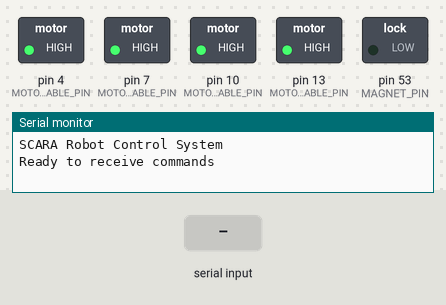
A sketch run on a simulated Arduino Mega 2560, built with avr-gcc and run on an emulated ATmega2560. On the bench: switched loads named in the sketch (green lamp = pin HIGH), the last lines printed to the serial monitor. The inputs (shaded band) are chosen by the test bench.

Above: at 1.2 s.
1.3 s: "M,90\n" received over Serial
At 2.1 s:
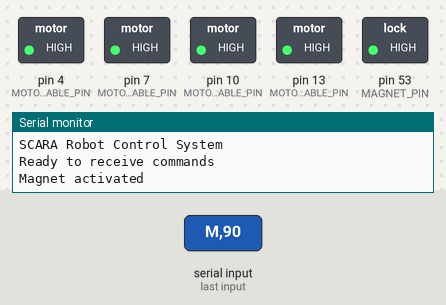
2.8 s: "M,\n" received over Serial
At 3.3 s:
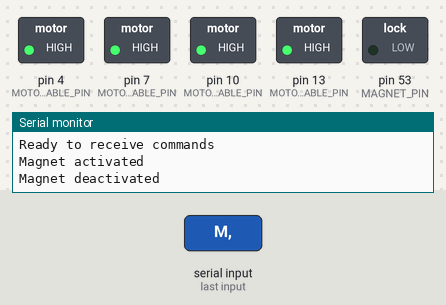
Timing chart, 0 to 5.8 s (numbered marks = the images above; inputs shaded):
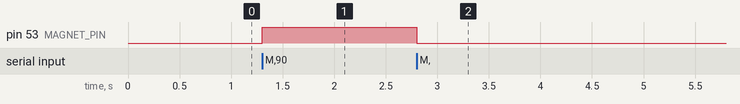

The sketch:

arduino_scara.ino
```cpp
// SCARA Robot Control Firmware for Arduino Mega
// Controls 4 stepper motors and a magnet end effector

#include <AccelStepper.h>

// Define stepper motor pins
// Motor 0: Base Rotation
#define MOTOR0_STEP_PIN 2
#define MOTOR0_DIR_PIN 3
#define MOTOR0_ENABLE_PIN 4

// Motor 1: Shoulder
#define MOTOR1_STEP_PIN 5
#define MOTOR1_DIR_PIN 6
#define MOTOR1_ENABLE_PIN 7

// Motor 2: Elbow
#define MOTOR2_STEP_PIN 8
#define MOTOR2_DIR_PIN 9
#define MOTOR2_ENABLE_PIN 10

// Motor 3: Z-Axis
#define MOTOR3_STEP_PIN 11
#define MOTOR3_DIR_PIN 12
#define MOTOR3_ENABLE_PIN 13

// Magnet pin
#define MAGNET_PIN 53

// Create stepper instances
AccelStepper stepper0(AccelStepper::DRIVER, MOTOR0_STEP_PIN, MOTOR0_DIR_PIN);
AccelStepper stepper1(AccelStepper::DRIVER, MOTOR1_STEP_PIN, MOTOR1_DIR_PIN);
AccelStepper stepper2(AccelStepper::DRIVER, MOTOR2_STEP_PIN, MOTOR2_DIR_PIN);
AccelStepper stepper3(AccelStepper::DRIVER, MOTOR3_STEP_PIN, MOTOR3_DIR_PIN);

// Array of stepper pointers for easier access
AccelStepper* steppers[4] = {&stepper0, &stepper1, &stepper2, &stepper3};

// Variables for command parsing
String inputString = "";
boolean stringComplete = false;

void setup() {
  // Initialize serial communication
  Serial.begin(115200);
  Serial.println("SCARA Robot Control System");
  Serial.println("Ready to receive commands");

  // Reserve memory for input string
  inputString.reserve(64);

  // Configure stepper motors
  for (int i = 0; i < 4; i++) {
    steppers[i]->setMaxSpeed(1000);    // Maximum speed in steps per second
    steppers[i]->setAcceleration(500); // Acceleration in steps per second per second
    steppers[i]->disableOutputs();     // Disable outputs initially to save power
  }

  // Configure enable pins
  pinMode(MOTOR0_ENABLE_PIN, OUTPUT);
  pinMode(MOTOR1_ENABLE_PIN, OUTPUT);
  pinMode(MOTOR2_ENABLE_PIN, OUTPUT);
  pinMode(MOTOR3_ENABLE_PIN, OUTPUT);

  // Configure magnet pin
  pinMode(MAGNET_PIN, OUTPUT);
  digitalWrite(MAGNET_PIN, LOW); // Magnet off initially

  // Disable all motors initially
  disableAllMotors();
}

void loop() {
  // Process any complete commands
  if (stringComplete) {
    processCommand(inputString);

    // Clear the string for the next command
    inputString = "";
    stringComplete = false;
  }

  // Run the steppers
  for (int i = 0; i < 4; i++) {
    if (steppers[i]->isRunning()) {
      steppers[i]->run();
    } else {
      // Disable motor when not moving to save power
      if (digitalRead(getEnablePin(i)) == LOW) {
        digitalWrite(getEnablePin(i), HIGH); // HIGH disables the motor (depends on your driver)
      }
    }
  }
}

// Process incoming serial data
void serialEvent() {
  while (Serial.available()) {
    char inChar = (char)Serial.read();

    // Add character to input string
    if (inChar != '\n') {
      inputString += inChar;
    }
    // End of command
    else {
      stringComplete = true;
    }
  }
}

// Process the received command
void processCommand(String command) {
  // Trim any whitespace
  command.trim();

  // Check if it's a magnet command
  if (command.startsWith("M,")) {
    // Format: M,STATE (1 or 0)
    int commaIndex = command.indexOf(',');
    if (commaIndex != -1) {
      String stateStr = command.substring(commaIndex + 1);
      int state = stateStr.toInt();

      // Set magnet state
      digitalWrite(MAGNET_PIN, state ? HIGH : LOW);

      // Send response
      Serial.print("Magnet ");
      Serial.println(state ? "activated" : "deactivated");
    }
    return;
  }

  // Parse motor command
  // Format: MOTOR_INDEX,STEPS,DIRECTION,SPEED
  int firstComma = command.indexOf(',');
  int secondComma = command.indexOf(',', firstComma + 1);
  int thirdComma = command.indexOf(',', secondComma + 1);

  if (firstComma != -1 && secondComma != -1 && thirdComma != -1) {
    int motorIndex = command.substring(0, firstComma).toInt();
    long steps = command.substring(firstComma + 1, secondComma).toInt();
    int direction = command.substring(secondComma + 1, thirdComma).toInt();
    long speed = command.substring(thirdComma + 1).toInt();

    // Validate motor index
    if (motorIndex >= 0 && motorIndex < 4) {
      // Enable the motor
      digitalWrite(getEnablePin(motorIndex), LOW); // LOW enables the motor (depends on your driver)

      // Set direction and speed
      steppers[motorIndex]->setSpeed(1000000 / speed); // Convert delay in µs to steps per second

      // Set target position
      long targetPosition = direction == 0 ? steps : -steps;
      steppers[motorIndex]->move(targetPosition);

      // Send response
      Serial.print("Moving Motor ");
      Serial.print(motorIndex);
      Serial.print(": ");
      Serial.print(steps);
      Serial.print(" steps ");
      Serial.print(direction == 0 ? "CW" : "CCW");
      Serial.print(" at ");
      Serial.print(speed);
      Serial.println("µs delay");
    } else {
      Serial.println("Invalid motor index");
    }
  } else {
    Serial.println("Invalid command format");
  }
}

// Get the enable pin for a specific motor
int getEnablePin(int motorIndex) {
  switch (motorIndex) {
    case 0: return MOTOR0_ENABLE_PIN;
    case 1: return MOTOR1_ENABLE_PIN;
    case 2: return MOTOR2_ENABLE_PIN;
    case 3: return MOTOR3_ENABLE_PIN;
    default: return -1;
  }
}

// Disable all motors to save power
void disableAllMotors() {
  digitalWrite(MOTOR0_ENABLE_PIN, HIGH);
  digitalWrite(MOTOR1_ENABLE_PIN, HIGH);
  digitalWrite(MOTOR2_ENABLE_PIN, HIGH);
  digitalWrite(MOTOR3_ENABLE_PIN, HIGH);
}
```

Measured:
- after the input at 1.3 s, pin 53 (MAGNET_PIN): LOW → HIGH at once
- after the input at 2.8 s, pin 53 (MAGNET_PIN): HIGH → LOW at once
